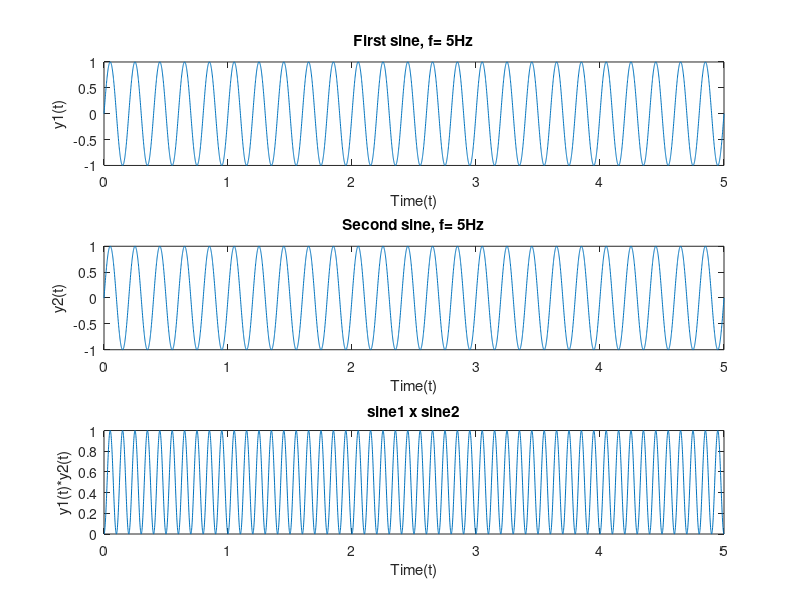

Write MATLAB code to recreate this figure.
%continuous time multiplication
f1=input('Enter the first sine frequency');
f2=input('Enter the second sine frequency');
x=0:.001:5;
y1=sin(2*pi*f1*x);
y2=sin(2*pi*f2*x);
subplot(3,1,1);
plot(x,y1);
title(['First sine, f= ',num2str(f1),'Hz']);
xlabel('Time(t)');
ylabel('y1(t)');
subplot(3,1,2);
plot(x,y2);
title(['Second sine, f= ',num2str(f2),'Hz']);
xlabel('Time(t)');
ylabel('y2(t)');
z=y1.*y2;
subplot(3,1,3);
plot(x,z);
title('sine1 x sine2');
xlabel('Time(t)');
ylabel('y1(t)*y2(t)');
